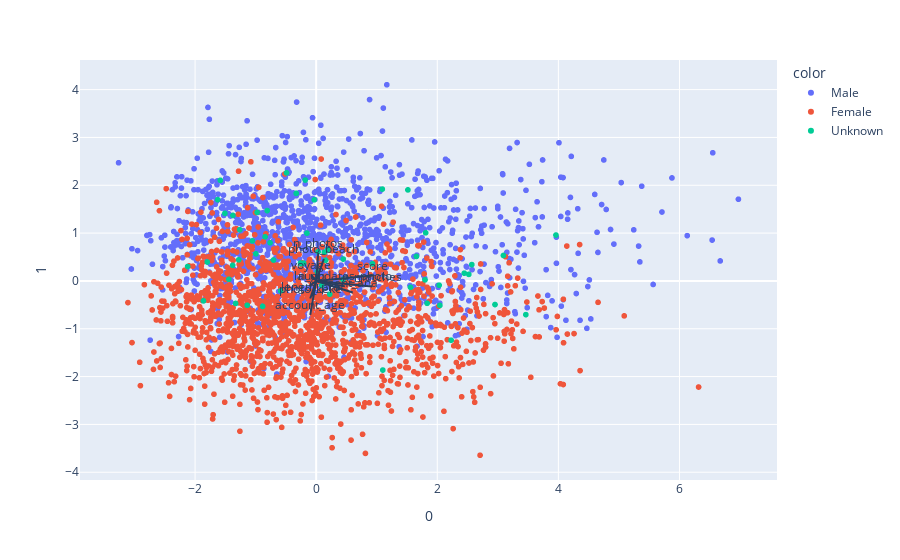

Notebook code for this chart:
### Code cell
from sklearn.decomposition import PCA

X = df[features]
pca = PCA(n_components=2)
components = pca.fit_transform(X)

loadings = pca.components_.T * np.sqrt(pca.explained_variance_)

fig = px.scatter(components, x=0, y=1, color=df['gender'])

for i, feature in enumerate(features):
    fig.add_shape(
        type='line',
        x0=0, y0=0,
        x1=loadings[i, 0],
        y1=loadings[i, 1]
    )
    fig.add_annotation(
        x=loadings[i, 0],
        y=loadings[i, 1],
        ax=0, ay=0,
        xanchor="center",
        yanchor="bottom",
        text=feature,
    )
    
fig.show()

### Figure 1 — Plotly figure (JSON) as saved in the notebook; plotly's stock layout.template omitted (floating-point values rounded to 4 significant figures; data arrays with more than 128 entries replaced by an {"elided": "..."} marker saying what was removed)
{"data": [{"hovertemplate": "color=Male<br>0=%{x}<br>1=%{y}<extra></extra>", "legendgroup": "Male", "marker": {"color": "#636efa", "symbol": "circle"}, "mode": "markers", "name": "Male", "showlegend": true, "type": "scattergl", "x": {"elided": "1423 float values"}, "xaxis": "x", "y": {"elided": "1423 float values"}, "yaxis": "y"}, {"hovertemplate": "color=Female<br>0=%{x}<br>1=%{y}<extra></extra>", "legendgroup": "Female", "marker": {"color": "#EF553B", "symbol": "circle"}, "mode": "markers", "name": "Female", "showlegend": true, "type": "scattergl", "x": {"elided": "1508 float values"}, "xaxis": "x", "y": {"elided": "1508 float values"}, "yaxis": "y"}, {"hovertemplate": "color=Unknown<br>0=%{x}<br>1=%{y}<extra></extra>", "legendgroup": "Unknown", "marker": {"color": "#00cc96", "symbol": "circle"}, "mode": "markers", "name": "Unknown", "showlegend": true, "type": "scattergl", "x": [-0.8088, 0.09084, -0.03178, 3.093, -0.7616, 2.954, -0.2585, -1.262, -1.507, -1.583, -0.9955, 2.57, 0.01864, 0.03184, -1.442, -1.375, -1.279, 2.043, -1.861, -1.799, -0.5867, 1.655, -0.2543, 1.092, 2.031, -1.331, 1.101, -0.4897, 1.798, -1.054, 1.515, -0.8437, 1.808, -0.1802, -0.8844, 0.4477, -0.9755, 3.96, 0.2238, -1.626, 2.229, -1.139, 3.463, 0.1363, -0.1527, 2.446, 0.4418, 0.1894, 2.521, -2.123, -0.3295, -1.38, 1.833, 1.558, -0.2079, 0.1564, 0.93, -0.7054], "xaxis": "x", "y": [1.47, -0.09491, 1.696, 0.5321, 0.7974, -0.4936, 0.3752, 1.072, 1.413, 2.104, 0.566, 0.3415, 0.1864, 0.6079, 0.03364, 1.37, 0.4408, -0.5109, -0.418, 0.3948, -0.2081, 0.5122, 0.3619, 1.92, -0.08981, -0.4715, -1.864, 2.259, 0.02199, 0.8373, 1.903, 0.9227, 1.006, 2.109, -0.5329, 0.4563, 1.433, 0.9596, -0.2771, 1.7, -1.239, -0.5086, -0.7044, 0.599, 0.9997, 0.1616, 0.0293, 0.6519, 0.1372, 0.3016, 1.83, 0.3268, -0.4679, -0.1334, 0.3718, 0.4322, 0.36, 0.4372], "yaxis": "y"}], "layout": {"annotations": [{"ax": 0, "ay": 0, "text": "score", "x": 0.9358, "xanchor": "center", "y": 0.1112, "yanchor": "bottom"}, {"ax": 0, "ay": 0, "text": "n_matches", "x": 0.9214, "xanchor": "center", "y": -0.1184, "yanchor": "bottom"}, {"ax": 0, "ay": 0, "text": "n_updates_photo", "x": 0.4744, "xanchor": "center", "y": -0.114, "yanchor": "bottom"}, {"ax": 0, "ay": 0, "text": "n_photos", "x": 0.03454, "xanchor": "center", "y": 0.5841, "yanchor": "bottom"}, {"ax": 0, "ay": 0, "text": "sent_ana", "x": 0.6041, "xanchor": "center", "y": -0.2427, "yanchor": "bottom"}, {"ax": 0, "ay": 0, "text": "length_prof", "x": -0.05839, "xanchor": "center", "y": -0.3264, "yanchor": "bottom"}, {"ax": 0, "ay": 0, "text": "account_age", "x": -0.09776, "xanchor": "center", "y": -0.7092, "yanchor": "bottom"}, {"ax": 0, "ay": 0, "text": "voyage", "x": -0.08031, "xanchor": "center", "y": 0.1185, "yanchor": "bottom"}, {"ax": 0, "ay": 0, "text": "laugh", "x": -0.1141, "xanchor": "center", "y": -0.109, "yanchor": "bottom"}, {"ax": 0, "ay": 0, "text": "photo_keke", "x": -0.09785, "xanchor": "center", "y": -0.3674, "yanchor": "bottom"}, {"ax": 0, "ay": 0, "text": "photo_beach", "x": 0.1269, "xanchor": "center", "y": 0.4603, "yanchor": "bottom"}], "legend": {"title": {"text": "color"}, "tracegroupgap": 0}, "margin": {"t": 60}, "shapes": [{"type": "line", "x0": 0, "x1": 0.9358, "y0": 0, "y1": 0.1112}, {"type": "line", "x0": 0, "x1": 0.9214, "y0": 0, "y1": -0.1184}, {"type": "line", "x0": 0, "x1": 0.4744, "y0": 0, "y1": -0.114}, {"type": "line", "x0": 0, "x1": 0.03454, "y0": 0, "y1": 0.5841}, {"type": "line", "x0": 0, "x1": 0.6041, "y0": 0, "y1": -0.2427}, {"type": "line", "x0": 0, "x1": -0.05839, "y0": 0, "y1": -0.3264}, {"type": "line", "x0": 0, "x1": -0.09776, "y0": 0, "y1": -0.7092}, {"type": "line", "x0": 0, "x1": -0.08031, "y0": 0, "y1": 0.1185}, {"type": "line", "x0": 0, "x1": -0.1141, "y0": 0, "y1": -0.109}, {"type": "line", "x0": 0, "x1": -0.09785, "y0": 0, "y1": -0.3674}, {"type": "line", "x0": 0, "x1": 0.1269, "y0": 0, "y1": 0.4603}], "xaxis": {"anchor": "y", "domain": [0, 1], "title": {"text": "0"}}, "yaxis": {"anchor": "x", "domain": [0, 1], "title": {"text": "1"}}}}
